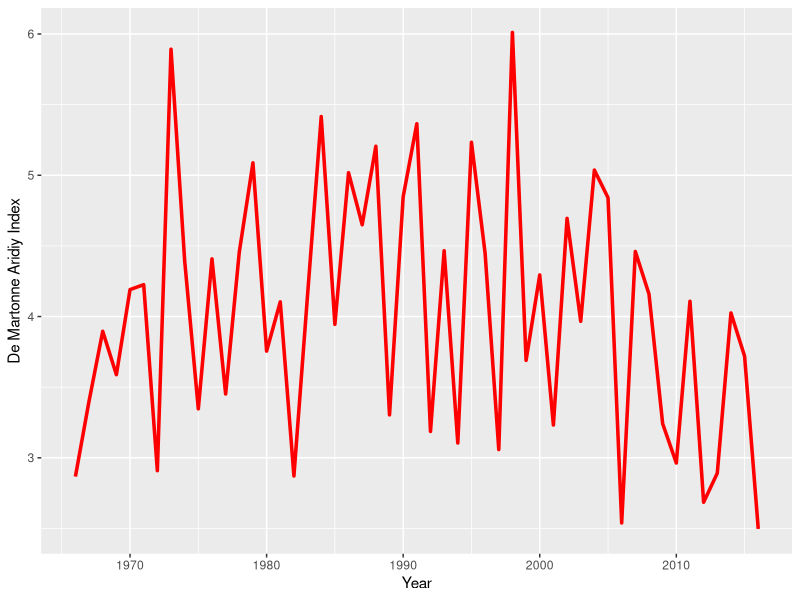

Generate this figure with R:
library(tidyverse)

idm <- read_csv("data/idm.csv") 

View(idm)

idm_tidy <- idm %>% pivot_longer(2:6, names_to = "region", values_to = "idm")

## Bogura

idm %>% ggplot(aes(x=Year, y = Bogura, group =1))+
  geom_line(size=1.2, color="red")+
  labs(y="De Martonne Aridiy Index")
